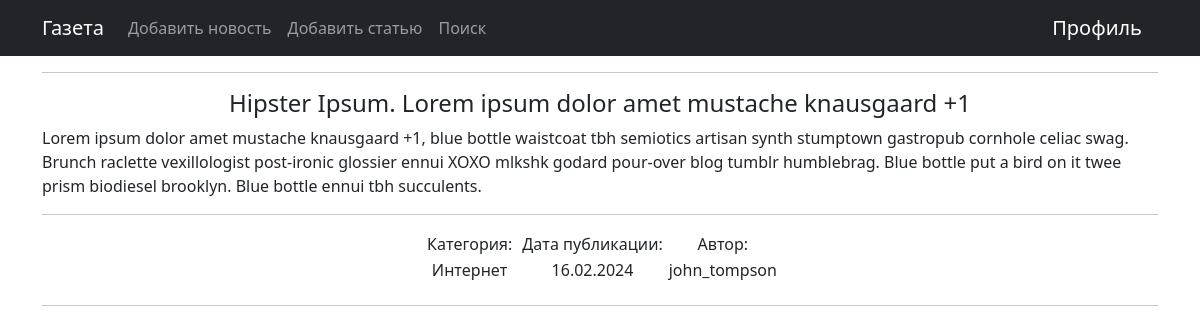
Page /news/11 on the committed database.
### news/models.py (models this page shows, shortened)
class Post(models.Model):
    articles = 'AR'
    news = 'NW'
    author = models.ForeignKey('Author', on_delete=models.CASCADE)
    type = models.CharField(max_length=2, choices=POST_TYPE, default=news)
    date_published = models.DateTimeField(auto_now_add=True)
    category = models.ManyToManyField('Category', through='PostCategory')
    title = models.CharField(max_length=64)
    text = models.TextField()
    rating = models.IntegerField(default=0)

class Category(models.Model):
    name = models.CharField(max_length=32, unique=True)

class Author(models.Model):
    user = models.OneToOneField(User, on_delete=models.CASCADE)
    rating = models.IntegerField(default=0)

### news/views.py (the view)
# urls.py: path('<int:pk>', PostDetail.as_view(), name='post'),
class PostDetail(DetailView):
    model = Post
    template_name = 'post.html'
    context_object_name = 'post'

### news/templatetags/custom_filters.py (called while the page is built)
@register.filter()
def censor(text):
    if not isinstance(text, str):
        raise TypeError()
    for word in text.split():
        if word.title() in census:
            text = text.replace(word, f"{word[0]}{'*' * (len(word) - 2)}{word[-1]}")
    return text

### templates/post.html (shortened to what this page needs)
{% extends 'flatpages/default.html' %}
{% load custom_filters %}
{% block content %}
    {% if post %}
        <hr>
        <h4>{{ post.title }}</h4>
        <p style="text-align: left">{{ post.text|censor }}</p>
        <hr>
        <div style="text-align: center">
        <table style="display: inline-block">
            <tr>
                <td style="padding-inline: 5px">Категория:</td>
                <td style="padding-inline: 5px">Дата публикации:</td>
                <td style="padding-inline: 5px">Автор:</td>
            </tr>
            <tr>
                <td>
                    {% for cat in post.category.all %}
                        {{ cat.name }}
                    {% endfor %}
                </td>
                <td>{{ post.date_published|date:'d.m.Y' }}</td>
                <td>{{ post.author.user.username }}</td>
            </tr>
        </table>
        </div>
        <hr>
    {% else %}
        <h1>Пока тут ничего нет :(</h1>
    {% endif %}
{% endblock content %}

### rows in the picture
Post: title "Hipster Ipsum. Lorem ipsum dolor amet mustache knausgaard +1", text|censor "Lorem ipsum dolor amet mustache knausgaard +1, blue bottle waistcoat tbh semiotics artisan synth stumptown gastropub cornhole celiac swag. Brunch raclette vexillologist post-ironic glossier ennui XOXO mlkshk godard pour-over blog tumblr humblebrag. Blue bottle put a bird on it twee prism biodiesel brooklyn. Blue bottle ennui tbh succulents.", date_published "16.02.2024", author.user.username "john_tompson"
Category: name "Интернет"
